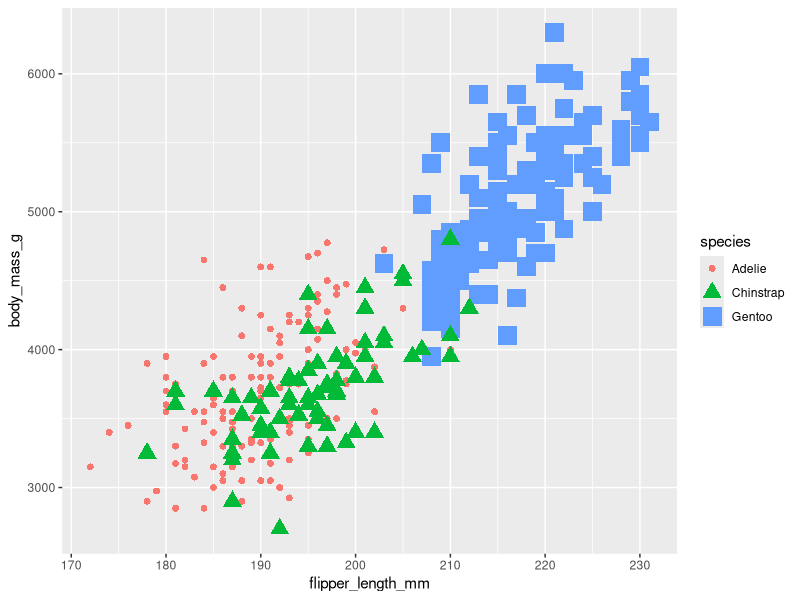
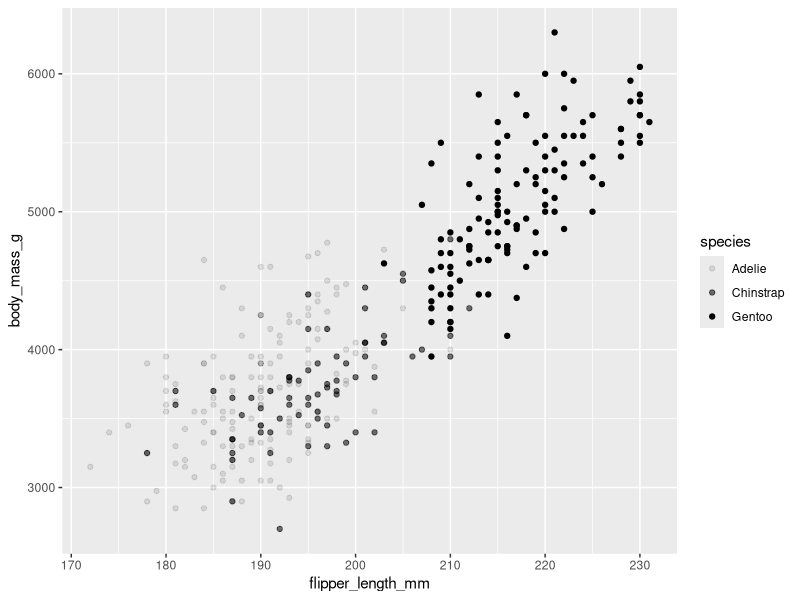
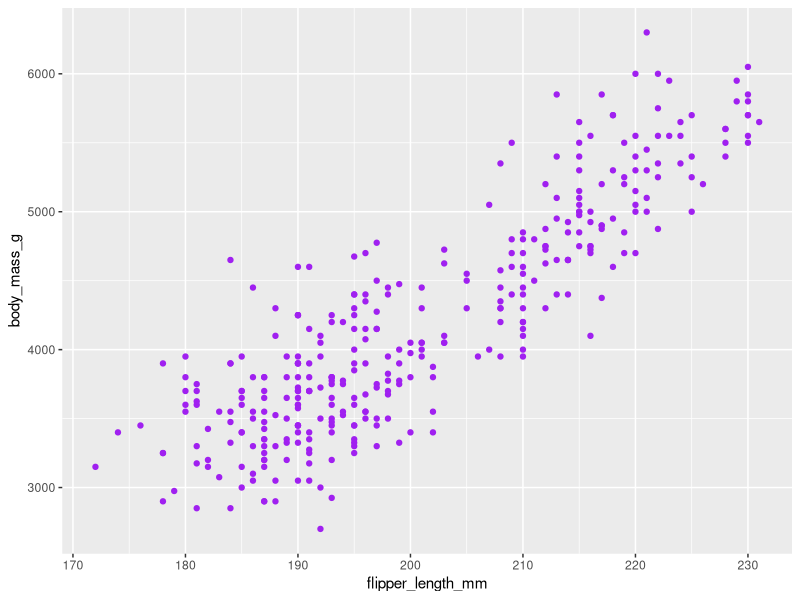
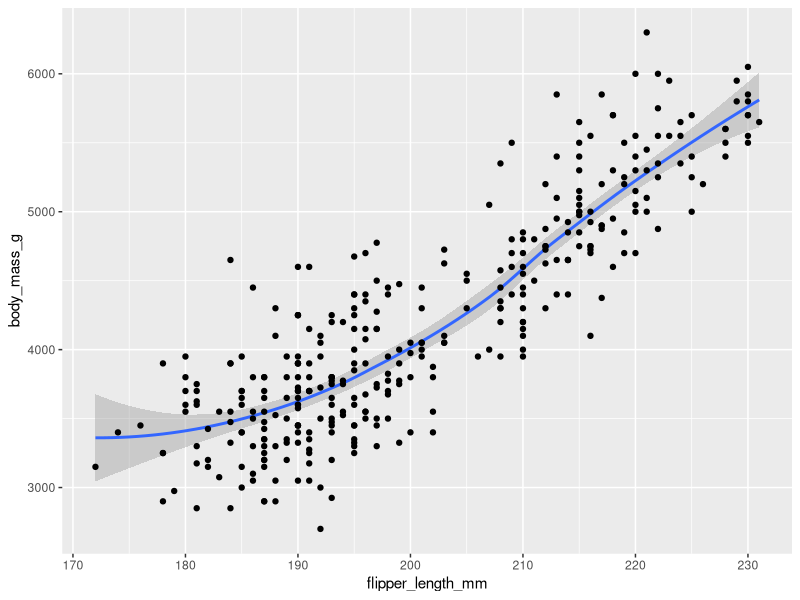
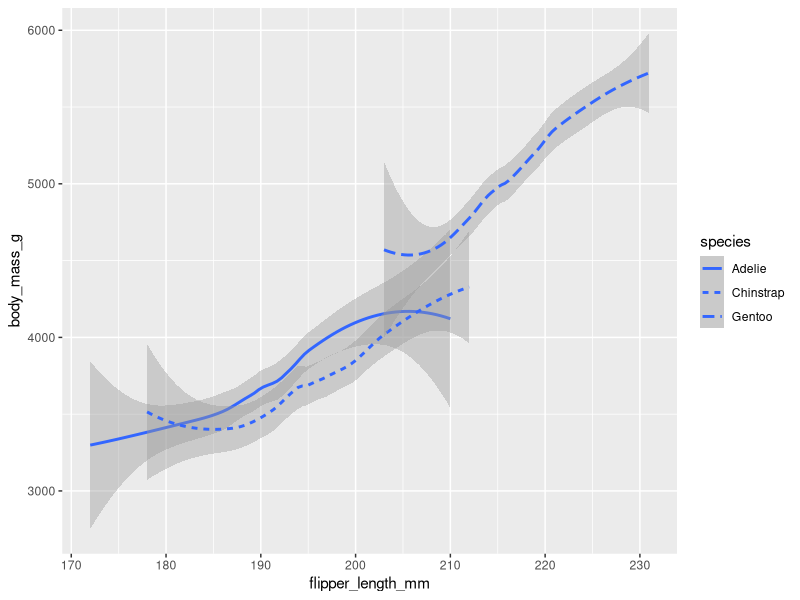
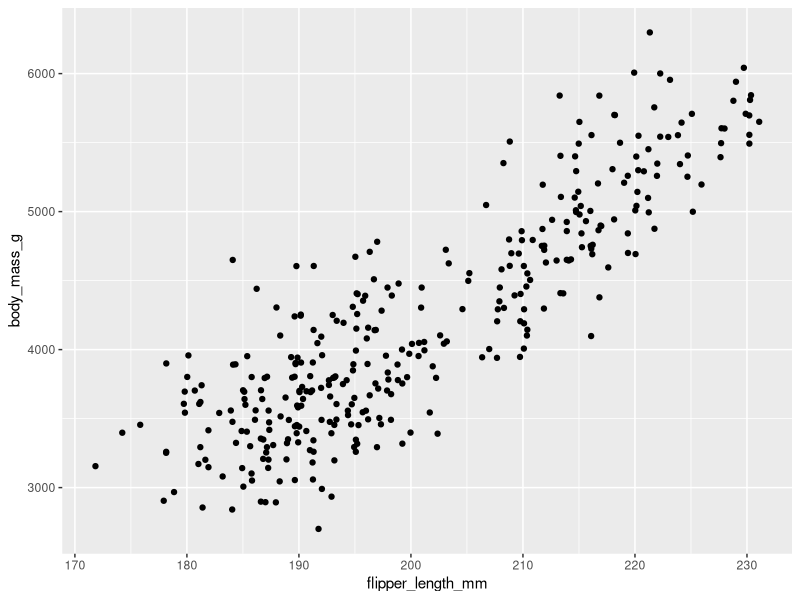

These charts were generated, in order, by the following R code:
library(ggplot2)
library(palmerpenguins)

ggplot(data = penguins) +
  geom_point(mapping = aes(x=flipper_length_mm, y=body_mass_g, color =species, shape = species, size = species)) 

ggplot(data = penguins) +
  geom_point(mapping = aes(x=flipper_length_mm, y=body_mass_g, alpha = species))
#变换透明度

ggplot(data = penguins) +
  geom_point(mapping = aes(x=flipper_length_mm, y=body_mass_g),color = "purple")
#将所有点变色，则在aes外面加元素

ggplot(data = penguins) +
  geom_smooth(mapping = aes(x=flipper_length_mm, y=body_mass_g)) +
  geom_point(mapping = aes(x=flipper_length_mm, y=body_mass_g))
#同一张图同时有散点和曲线图

ggplot(data = penguins) +
  geom_smooth(mapping = aes(x=flipper_length_mm, y=body_mass_g, linetype = species))

ggplot(data = penguins) +
  geom_jitter(mapping = aes(x=flipper_length_mm, y=body_mass_g))
#jitter作散点图，分散每个点，降低点的重合度，使之更容易查询